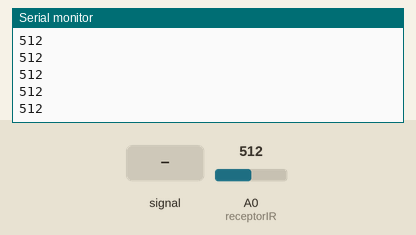
Recording of a sketch running on a simulated Arduino Uno, built with avr-gcc and run on an emulated ATmega328P. Shown: the last lines printed to the serial monitor. Inputs (shaded band) come from the test bench; at power-on: A0 (receptorIR) = 512.

Above: at 1.2 s.
1.3 s: A0 (receptorIR) fed a 200 Hz sine of ±81 counts around its level
At 1.8 s:
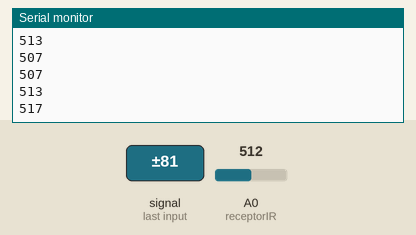
2.8 s: A0 (receptorIR) set to 716
At 3.8 s:
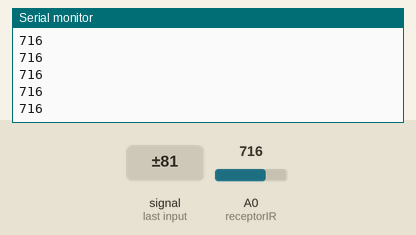
4.3 s: A0 (receptorIR) fed a 1000 Hz sine of ±255 counts around its level
At 4.8 s:
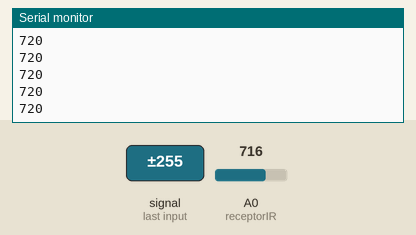
5.8 s: A0 (receptorIR) set to 900
At 6.6 s:
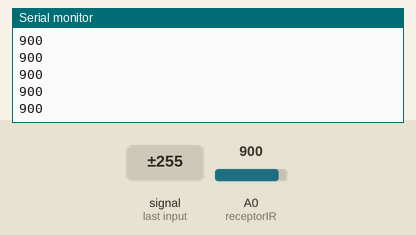
Timing chart, 0 to 8.3 s (numbered marks = the images above; inputs shaded):
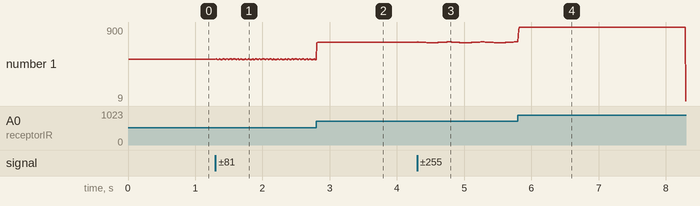

The sketch:

testeinfravermelhoprox.ino
```cpp
#define receptorIR A0 //Define receptorIR como A0

long valor_sensor; //Variável para armazenar o valor do sensor

void setup()
{

Serial.begin(9600); //Inicia a serial com um baud rate de 9600

}

void loop()
{

valor_sensor=0; //Zera a variável para nova leitura

for(int i=0;i<100;i++) //Laço para pegar 100 amostras
{
valor_sensor = valor_sensor + analogRead(receptorIR); //Soma o valor lido com o valor anterior
}
valor_sensor = valor_sensor/100; //Divide a somatória por 100, tirando a média

Serial.println(valor_sensor); //Imprime na serial o valor do sensor

}
```

Measured:
- after the input at 1.3 s, the serial monitor: prints a new line at once (image 1)
- after the input at 2.8 s, the serial monitor: prints a new line at once (image 2)
- after the input at 4.3 s, the serial monitor: prints a new line at once (image 3)
- after the input at 5.8 s, the serial monitor: prints a new line at once (image 4)
- plotted number 1: 512 → 507 after the input at 1.3 s, 507 → 716 after the input at 2.8 s, 716 → 720 after the input at 4.3 s, 720 → 9 after the input at 5.8 s
